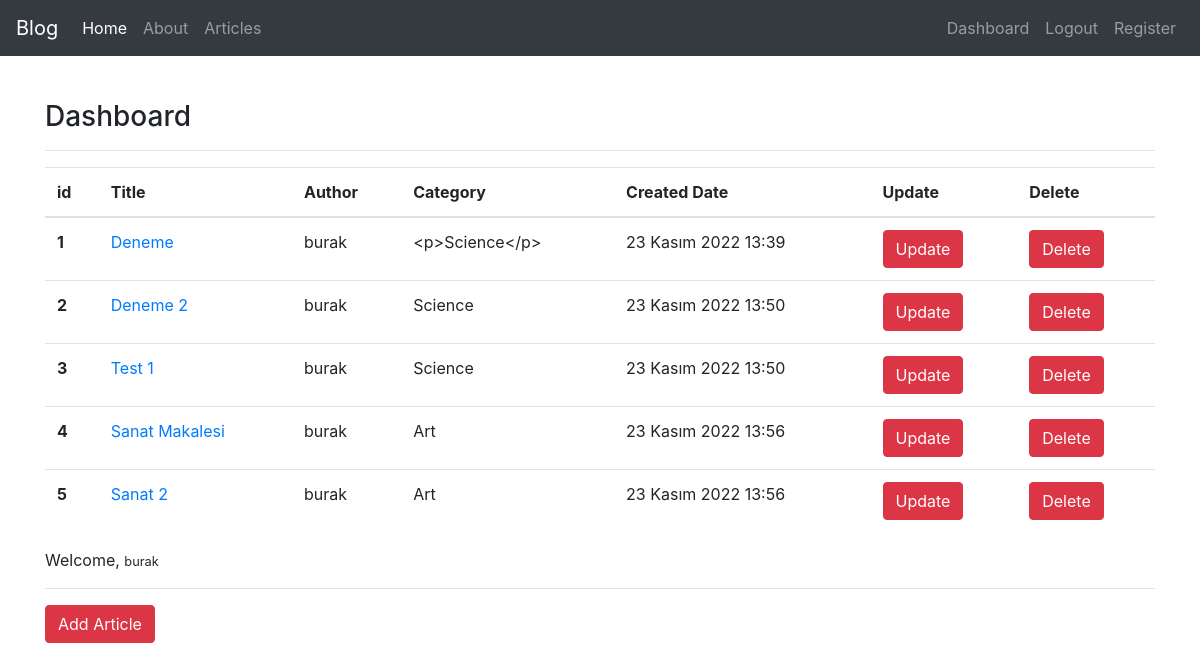
Screenshot of /articles/dashboard/ (signed in) with the database file from the repository.
### article/models.py (models this page shows, shortened)
class Article(models.Model):
    author = models.ForeignKey("auth.User",on_delete= models.CASCADE,verbose_name = "author ")
    title = models.CharField(max_length=50,verbose_name = "Title ")
    content = RichTextField()
    created_date = models.DateTimeField(auto_now_add=True)
    category = RichTextField()
    article_image = models.FileField(blank=True,null=True,verbose_name="Add photo to article")

### article/views.py (the view)
# urls.py: path('dashboard/',views.dashboard,name = "dashboard"),
@login_required(login_url="user:login")
def dashboard(request):
    articles = Article.objects.filter(author = request.user)
    context = {
        "articles" : articles
    }
    return render(request=request,template_name="dashboard.html",context=context)

### templates/dashboard.html
{% extends 'layout.html' %}
{% block body %}
<h3>Dashboard</h3>
<hr>
{% if articles %}
<table class="table">
    <thead>
      <tr>
        <th scope="col">id</th>
        <th scope="col">Title</th>
        <th scope="col">Author</th>
        <th scope="col">Category</th>
        <th scope="col">Created Date</th>
        <th scope="col">Update</th>
        <th scope="col">Delete</th>
      </tr>
    </thead>
    <tbody>
        {% for article in articles %}
        <tr>
            <th scope="row">{{article.id}}</th>
            <td><a href="{% url 'article:detail' article.id %}">{{article.title}}</a></td>
            <td>{{article.author.username}}</td>
            <td>{{article.category}}</td>
            <td>{{article.created_date}}</td>
            <td><a href="/articles/update/{{article.id}}" class = "btn btn-danger">Update</a></td>
            <td><a href="/articles/delete/{{article.id}}" class= "btn btn-danger">Delete</a></td>
          </tr>
        {% endfor %}
    </tbody>
  </table>
{% else %}
<div class = "alert alert-danger">
    No articles found!
</div>
{% endif %}
<p>
    Welcome, <small>{{request.user.username}}</small>
</p>
<hr>
<a class = "btn btn-danger" href="/articles/addarticle">Add Article</a>
{% endblock body %}

### rows the page displays
Article: id "1", title "Deneme", author.username "burak", category "<p>Science</p>", created_date "23 Kasım 2022 13:39"
Article: id "2", title "Deneme 2", author.username "burak", category "Science", created_date "23 Kasım 2022 13:50"
Article: id "3", title "Test 1", author.username "burak", category "Science", created_date "23 Kasım 2022 13:50"
Article: id "4", title "Sanat Makalesi", author.username "burak", category "Art", created_date "23 Kasım 2022 13:56"
Article: id "5", title "Sanat 2", author.username "burak", category "Art", created_date "23 Kasım 2022 13:56"

### other values shown
{{ request.user.username }} "burak"
